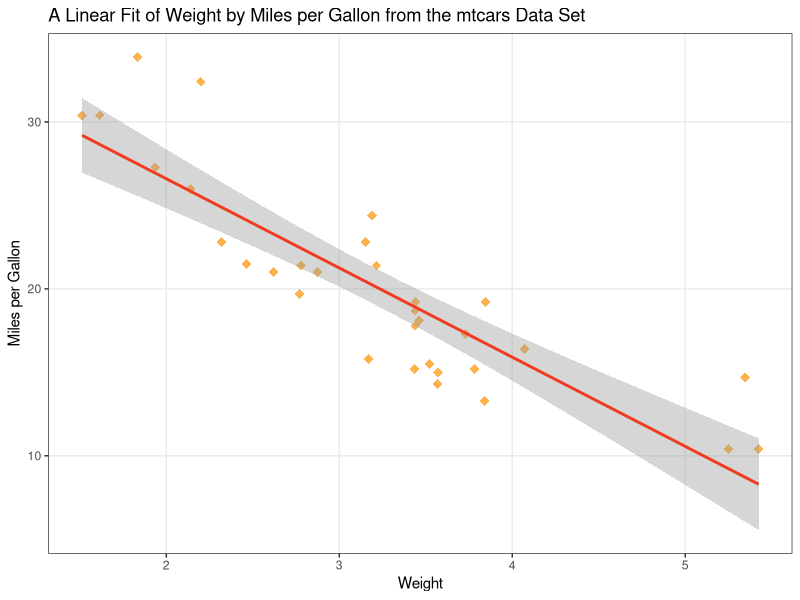

Recreate this plot in R.
# Slack Question: Recreate my output from scratch.
# Note: use the Colour Brewer page to define your colours:
#   http://colorbrewer2.org/#type=sequential&scheme=YlOrRd&n=3

# linear fit from the mpg data set.
library(ggplot2)
data(mtcars)

mtcars_plot <- ggplot(data = mtcars, mapping = aes(x = wt, y = mpg)) +
  geom_point(size = 3, shape = 18, colour = "#feb24c") +
  geom_smooth(method = "lm", colour = "#f03b20") +
  labs(title = "A Linear Fit of Weight by Miles per Gallon from the mtcars Data Set", 
       x = "Weight", 
       y = "Miles per Gallon") +
  theme_bw() +
  theme(panel.grid.minor = element_blank())

ggsave("homework_answer.png", mtcars_plot)
